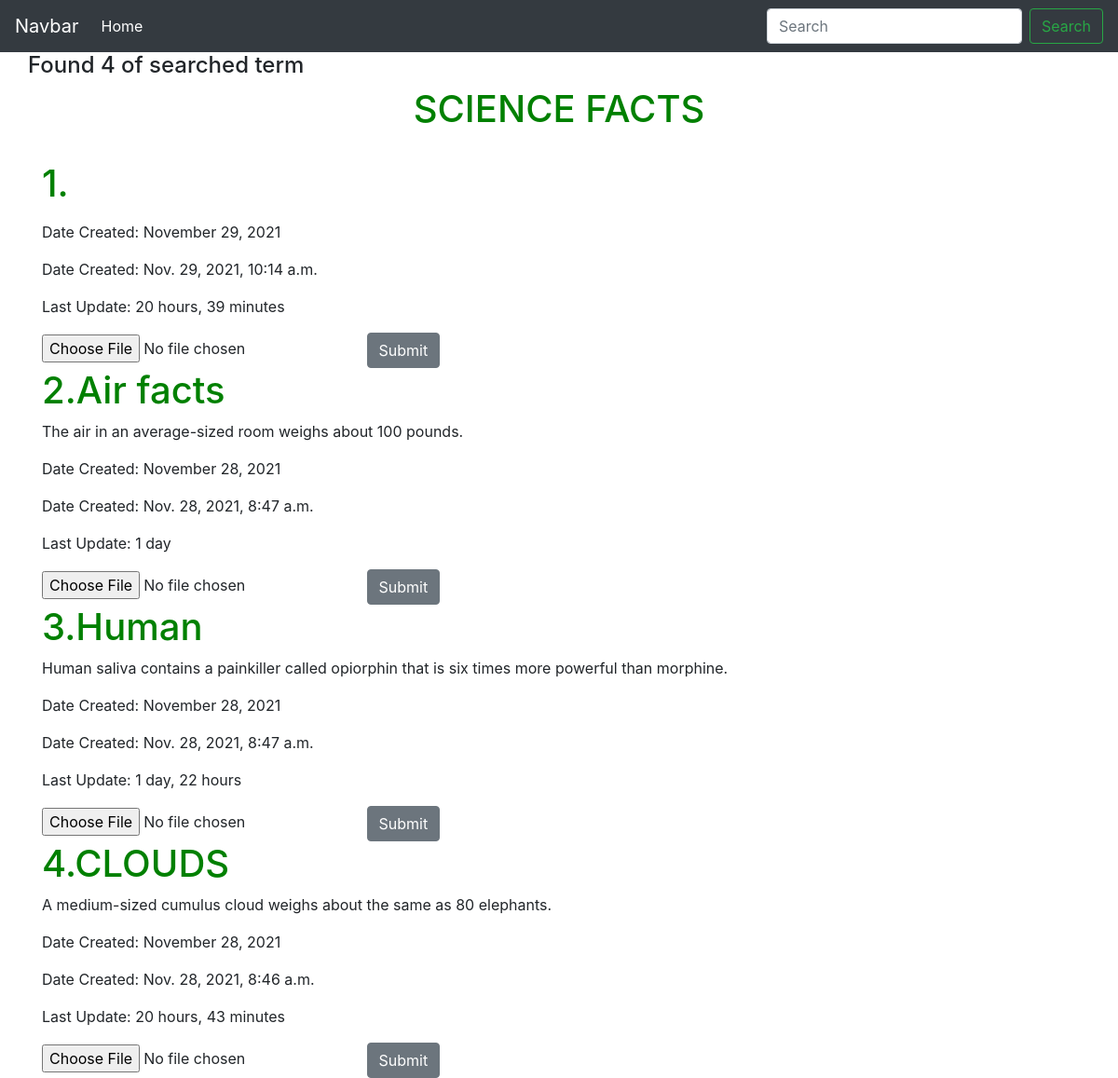
The page / on the database its author committed.
### sample/models.py (models this page shows, shortened)
class Post(models.Model):
    title = models.CharField(max_length=80)
    content = models.TextField()
    date_created = models.DateTimeField(auto_now_add=True)
    date_updated = models.DateTimeField(auto_now=True)
    science_image = models.ImageField(null= True, blank=True, upload_to = 'images/')

### sample/views.py (the view)
# urls.py: path('',views.welcome,name = 'welcome'),
def welcome(request):
    search_post = request.GET.get('search')
    if search_post:
        posts = Post.objects.filter(Q(title__icontains=search_post) | Q(content__icontains=search_post))
    else:
        posts = Post.objects.all().order_by('-date_created')
    if request.method == 'POST':
        new_img =Post(
         science_image = request.FILES['pic']
        )
        new_img.save()
    return render (request,'home.html', {'posts':posts},)

### sample/templates/home.html (shortened to what this page needs)
{%extends "base.html"%}
{%block content%}
<!DOCTYPE html>
<html lang="en">
<head>
</head>
<body>
<div class="container">
    <div class="row">
    {% if posts%}
      <h4>Found {{ posts|length }} of searched term {{message}}</h4>
    {% else %}
      <h2> Found 0 posts for the search term {{message}}</h2>
    {% endif %}
    </div>
  <h1 class="text-center">SCIENCE FACTS</h1><br>
    {% for post in posts %}
    <h1>{{forloop.counter}}.{{post.title}}</h1>
    <p>{{post.content}}</p>
    <p>Date Created: {{post.date_created|date:'F d, Y'}}</p>
    <p>Date Created: {{post.date_created}}</p>
    <p>Last Update: {{post.date_updated|timesince}}</p>
    <form action="{% url 'welcome' %}" enctype="multipart/form-data" method="POST">
      <input type="file" name = "pic" required>
      <button class = 'btn btn-secondary' type="submit">Submit</button>
    </form>
    {% empty %}
    <div class="row">
      <h2 class="text-center">There No Search Scienfic Facts Posts</h2>
    </div>
    {% endfor %}
</div>
</body>
</html>
{%endblock%}

### sample/templates/base.html (shortened to what this page needs)
{%load static%}
<!DOCTYPE html>
<html>
<head>
  {% block styles %}
  <link rel="stylesheet" href="{% static 'css/base.css' %}">
  {% endblock %}
</head>
<body>
    {% include "navbar.html" %}
    {% block content %}{%endblock%}
</body>
</html

### sample/templates/navbar.html (shortened to what this page needs)
<!DOCTYPE html>
<head>
    <link rel="stylesheet" href="https://cdn.jsdelivr.net/npm/bootstrap@4.5.3/dist/css/bootstrap.min.css">
</head>
<body>
<nav class="navbar navbar-expand-lg navbar-dark bg-dark">
  <a class="navbar-brand" href="#">Navbar</a>
  <div class="collapse navbar-collapse" id="navbarSupportedContent">
    <ul class="navbar-nav mr-auto">
      <li class="nav-item active">
        <a class="nav-link" href="#">Home <span class="sr-only">(current)</span></a>
      </li>
    </ul>
      <form class="form-inline my-2 my-lg-0" action="{% url 'welcome' %}">
      <input class="form-control mr-sm-2" type="search" placeholder="Search" aria-label="Search" name="search">
      <button class="btn btn-outline-success my-2 my-sm-0" type="submit">Search</button>
    </form>
  </div>
</nav>
</body>

### sample/static/css/base.css (style rules this page uses)
h1 { color: green; }

### rows shown on the page
Post: date_created "November 29, 2021", date_created "Nov. 29, 2021, 10:14 a.m.", date_updated "20 hours, 39 minutes"
Post: title "Air facts", content "The air in an average-sized room weighs about 100 pounds.", date_created "November 28, 2021", date_created "Nov. 28, 2021, 8:47 a.m.", date_updated "1 day"
Post: title "Human", content "Human saliva contains a painkiller called opiorphin that is six times more powerful than morphine.", date_created "November 28, 2021", date_created "Nov. 28, 2021, 8:47 a.m.", date_updated "1 day, 22 hours"
Post: title "CLOUDS", content "A medium-sized cumulus cloud weighs about the same as 80 elephants.", date_created "November 28, 2021", date_created "Nov. 28, 2021, 8:46 a.m.", date_updated "20 hours, 43 minutes"

### other values the page prints
{{ posts|length }} "4"
